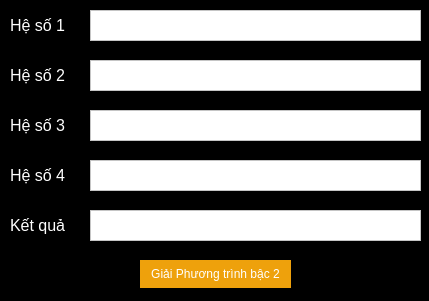
<?xml version="1.0" encoding="UTF-8"?>
<ui version="4.0">
 <class>ptb3_window</class>
 <widget class="QWidget" name="ptb3_window">
  <property name="geometry">
   <rect>
    <x>0</x>
    <y>0</y>
    <width>429</width>
    <height>301</height>
   </rect>
  </property>
  <property name="windowTitle">
   <string>ptb2Window</string>
  </property>
  <property name="styleSheet">
   <string notr="true">background-color: black;
color: white;</string>
  </property>
  <widget class="QPushButton" name="button_giai">
   <property name="geometry">
    <rect>
     <x>140</x>
     <y>260</y>
     <width>151</width>
     <height>28</height>
    </rect>
   </property>
   <property name="styleSheet">
    <string notr="true">background-color: #EEA10C;
color: white;
border-radius: 50px;</string>
   </property>
   <property name="text">
    <string>Giải Phương trình bậc 2</string>
   </property>
  </widget>
  <widget class="QTextBrowser" name="textBrowser_hs1">
   <property name="geometry">
    <rect>
     <x>90</x>
     <y>10</y>
     <width>331</width>
     <height>31</height>
    </rect>
   </property>
   <property name="styleSheet">
    <string notr="true">color: black; 
background-color: white; </string>
   </property>
  </widget>
  <widget class="QLabel" name="label_hs2">
   <property name="geometry">
    <rect>
     <x>10</x>
     <y>60</y>
     <width>71</width>
     <height>31</height>
    </rect>
   </property>
   <property name="font">
    <font>
     <pointsize>12</pointsize>
    </font>
   </property>
   <property name="text">
    <string>Hệ số 2</string>
   </property>
  </widget>
  <widget class="QLabel" name="label_hs3">
   <property name="geometry">
    <rect>
     <x>10</x>
     <y>110</y>
     <width>71</width>
     <height>31</height>
    </rect>
   </property>
   <property name="font">
    <font>
     <pointsize>12</pointsize>
    </font>
   </property>
   <property name="text">
    <string>Hệ số 3</string>
   </property>
  </widget>
  <widget class="QTextBrowser" name="textBrowser_hs2">
   <property name="geometry">
    <rect>
     <x>90</x>
     <y>60</y>
     <width>331</width>
     <height>31</height>
    </rect>
   </property>
   <property name="styleSheet">
    <string notr="true">color: black; 
background-color: white; </string>
   </property>
  </widget>
  <widget class="QLabel" name="label_hs1">
   <property name="geometry">
    <rect>
     <x>10</x>
     <y>10</y>
     <width>71</width>
     <height>31</height>
    </rect>
   </property>
   <property name="font">
    <font>
     <pointsize>12</pointsize>
    </font>
   </property>
   <property name="text">
    <string>Hệ số 1</string>
   </property>
  </widget>
  <widget class="QLabel" name="label_ketqua">
   <property name="geometry">
    <rect>
     <x>10</x>
     <y>210</y>
     <width>71</width>
     <height>31</height>
    </rect>
   </property>
   <property name="font">
    <font>
     <pointsize>12</pointsize>
    </font>
   </property>
   <property name="text">
    <string>Kết quả</string>
   </property>
  </widget>
  <widget class="QTextBrowser" name="textBrowser_ketqua">
   <property name="geometry">
    <rect>
     <x>90</x>
     <y>210</y>
     <width>331</width>
     <height>31</height>
    </rect>
   </property>
   <property name="font">
    <font>
     <pointsize>10</pointsize>
    </font>
   </property>
   <property name="styleSheet">
    <string notr="true">color: black; 
background-color: white; </string>
   </property>
  </widget>
  <widget class="QTextBrowser" name="textBrowser_hs3">
   <property name="geometry">
    <rect>
     <x>90</x>
     <y>110</y>
     <width>331</width>
     <height>31</height>
    </rect>
   </property>
   <property name="styleSheet">
    <string notr="true">color: black; 
background-color: white; </string>
   </property>
  </widget>
  <widget class="QLabel" name="label_hs4">
   <property name="geometry">
    <rect>
     <x>10</x>
     <y>160</y>
     <width>71</width>
     <height>31</height>
    </rect>
   </property>
   <property name="font">
    <font>
     <pointsize>12</pointsize>
    </font>
   </property>
   <property name="text">
    <string>Hệ số 4</string>
   </property>
  </widget>
  <widget class="QTextBrowser" name="textBrowser_hs4">
   <property name="geometry">
    <rect>
     <x>90</x>
     <y>160</y>
     <width>331</width>
     <height>31</height>
    </rect>
   </property>
   <property name="font">
    <font>
     <pointsize>10</pointsize>
    </font>
   </property>
   <property name="styleSheet">
    <string notr="true">color: black; 
background-color: white; </string>
   </property>
  </widget>
 </widget>
 <resources/>
 <connections/>
</ui>
